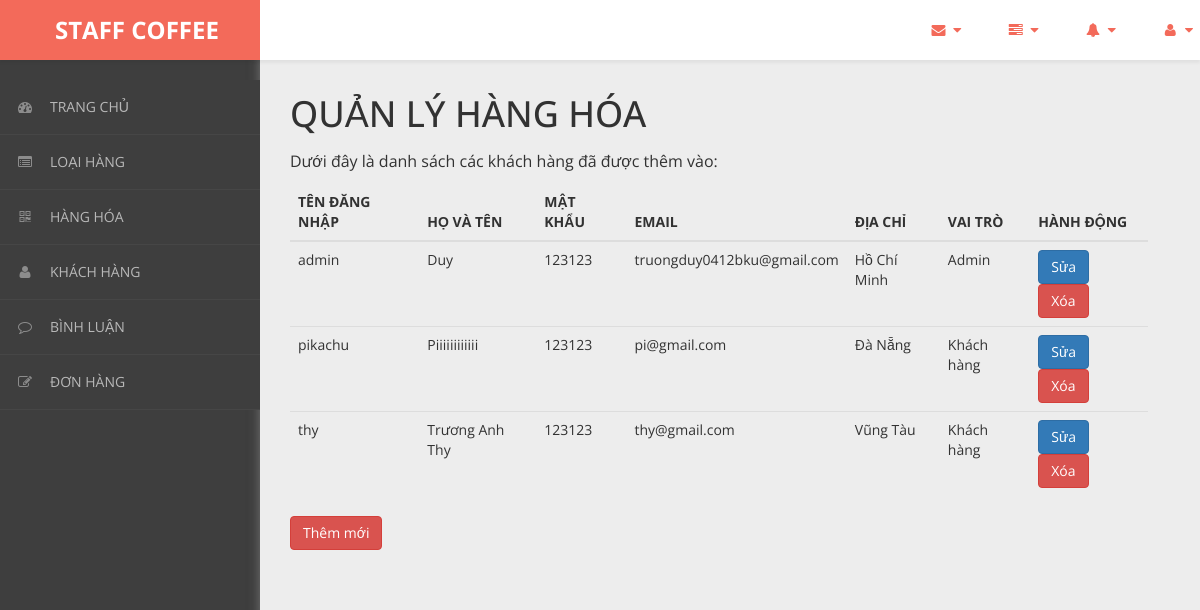
The app's page /admin/content/khach-hang/khach-hang-list.php with its own data.
### tables this page shows
CREATE TABLE `khach_hang` (
  `ma_kh` varchar(50) NOT NULL,
  `ho_ten` varchar(50) NOT NULL,
  `mat_khau` varchar(50) NOT NULL,
  `email` varchar(50) NOT NULL,
  `dia_chi` varchar(50) NOT NULL,
  `vai_tro` int(11) NOT NULL DEFAULT 0
);

### admin/dao/pdo.php (called while the page is built, shortened)
<?php
    function pdo_get_connection(){
        $pdo = new PDO("mysql:host=localhost;dbname=staffcoffee",'root','');
        $pdo->setAttribute(PDO::ATTR_ERRMODE, PDO::ERRMODE_EXCEPTION);
        return $pdo;
    }
    function pdo_query($sql){
        $sql_args = array_slice(func_get_args(),1);
        try{
            $conn = pdo_get_connection();
            $stmt = $conn ->prepare($sql);
            $stmt -> execute($sql_args);
            $rows = $stmt -> fetchAll();
            return $rows;
        }catch(PDOException $e){
            throw $e;
        }finally{
            unset($conn);
        }
    }
    ?>

### admin/dao/khach-hang.php (called while the page is built, shortened)
<?php
    require_once ('pdo.php');
    function khach_hang_select_all(){
        $sql = "SELECT * FROM khach_hang";
        return pdo_query($sql);
    }
?>

### admin/content/khach-hang/khach-hang-list.php (the view, shortened to what this page needs)
<!DOCTYPE html>
<html xmlns="http://www.w3.org/1999/xhtml">
<head>
    <link href="../../../css/admin/css/bootstrap.css" rel="stylesheet" />
    <link href="../../../css/admin/css/font-awesome.css" rel="stylesheet" />
    <link href="../../../css/admin/css/custom-styles.css" rel="stylesheet" />
</head>
<body>
    <div id="wrapper">
        <nav class="navbar navbar-default top-navbar" role="navigation">
            <div class="navbar-header">
                <a class="navbar-brand" href="../../../../bigshoes/trang-chinh/"><strong style = "margin-left: 40px;">STAFF COFFEE</strong></a>
            </div>
            <ul class="nav navbar-top-links navbar-right">
                <li class="dropdown">
                    <a class="dropdown-toggle" data-toggle="dropdown" href="#" aria-expanded="false">
                        <i class="fa fa-envelope fa-fw"></i> <i class="fa fa-caret-down"></i>
                    </a>
                </li>
                <li class="dropdown">
                    <a class="dropdown-toggle" data-toggle="dropdown" href="#" aria-expanded="false">
                        <i class="fa fa-tasks fa-fw"></i> <i class="fa fa-caret-down"></i>
                    </a>
                </li>
                <li class="dropdown">
                    <a class="dropdown-toggle" data-toggle="dropdown" href="#" aria-expanded="false">
                        <i class="fa fa-bell fa-fw"></i> <i class="fa fa-caret-down"></i>
                    </a>
                </li>
                <li class="dropdown">
                    <a class="dropdown-toggle" data-toggle="dropdown" href="#" aria-expanded="false">
                        <i class="fa fa-user fa-fw"></i> <i class="fa fa-caret-down"></i>
                    </a>
                </li>
            </ul>
        </nav>
        <nav class="navbar-default navbar-side" role="navigation">
            <div class="sidebar-collapse">
                <ul class="nav" id="main-menu">
                <li>
                        <a href="../thong-ke/thong-ke-list.php"><i class="fa fa-dashboard"></i>TRANG CHỦ</a>
                    </li>
                    <li>
                        <a href="../loai-hang/loai-hang-list.php"><i class="fa fa-list-alt" aria-hidden="true"></i>LOẠI HÀNG</a>
                    </li>
                    <li>
                        <a href="../hang-hoa/hang-hoa-list.php"><i class="fa fa-qrcode"></i>HÀNG HÓA</a>
                    </li>
                    <li>
                        <a href="../khach-hang/khach-hang-list.php"><i class="fa fa-user"></i>KHÁCH HÀNG</a>
                    </li>
                    <li>
                        <a href="../binh-luan/binh-luan-list.php"><i class="fa fa-comment-o" aria-hidden="true"></i>BÌNH LUẬN</a>
                    </li>
                    <li>
                        <a href="../hoa-don/hoa-don-list.php"><i class="fa fa-edit"></i>ĐƠN HÀNG</a>
                    </li>
                </ul>
            </div>
        </nav>
        <div id="page-wrapper">
		  <div class="header">
                        <div class="page-header">
                            <h1>QUẢN LÝ HÀNG HÓA</h1>
                            <p>Dưới đây là danh sách các khách hàng đã được thêm vào: </p>
                            <?php
                                require_once ('../../dao/khach-hang.php');
                                $items = khach_hang_select_all();
                            ?>
                            <table class="table table-hover">
                                <thead>
                                  <tr>
                                    <th>TÊN ĐĂNG NHẬP</th>
                                    <th>HỌ VÀ TÊN</th>
                                    <th>MẬT KHẨU</th>
                                    <th>EMAIL</th>
                                    <th>ĐỊA CHỈ</th>
                                    <th>VAI TRÒ</th>
                                    <th>HÀNH ĐỘNG</th>
                                  </tr>
                                </thead>
                                <tbody>
                                <?php foreach($items as $item){
                                     extract($item);
                                    ?>
                                  <tr>
                                    <td><?=$ma_kh?></td>
                                    <td><?=$ho_ten?></td>
                                    <td><?=$mat_khau?></td>
                                    <td><?=$email?></td>
                                    <td><?=$dia_chi?></td>
                                    <td><?php if($vai_tro == 0){
                                        echo "Khách hàng";
                                    }else{
                                        echo "Admin";
                                    } ?></td>
                                    <td>
                                        <a href="khach-hang-update.php?ma_kh=<?=$ma_kh?>"><button class="btn btn-primary">Sửa</button></a>
                                        <a onclick = "return confirm('Bạn có chắc chắn muốn xóa ?')" href="khach-hang-delete.php?ma_kh=<?=$ma_kh?>"><button class="btn btn-danger">Xóa</button></a>
                                    </td>
                                  </tr>
                                <?php } ?>
                                </tbody>
                              </table>
                            <a href="../khach-hang/khach-hang-new.php"><button class="btn btn-danger">Thêm mới</button></a>
                        </div>
		</div>
            </div>
        </div>
</body>
</html>

### css/admin/css/custom-styles.css (style rules this page uses)
body { font-family: 'Open Sans', sans-serif; background: #3E3E3E; }
#wrapper { width: 100%; }
#page-wrapper { padding: 15px 15px; min-height: 600px; background: #EDEDED; }
h1, .h1, h2, .h2, h3, .h3 { margin-top: 7px; margin-bottom: -5px; }
p { font-size:16px; line-height:25px; padding-top:20px; }
.navbar-side { z-index: 0; }
.navbar-side .nav > li > a > i { color: #8C8C8C;padding: 8px;width: 30px;text-align: center; }
.top-navbar { position: fixed; width: 100%; z-index: 300; -webkit-box-shadow: 0 3px 3px rgba(0, 0, 0, 0.05); -moz-box-shadow: 0 3px 3px rgba(0, 0, 0, 0.05); box-shadow: 0 3px 3px rgba(0, 0, 0, 0.05); }
.navbar-side { z-index: 1; position: fixed; width: 260px; top: 80px; }
#page-wrapper { position: relative; top: 55px; box-shadow: 0 0 10px #757575; -moz-box-shadow: 0 0 10px #757575; -webkit-box-shadow: 0 0 10px #757575; }
.page-header { margin: 0;border-bottom: 1px solid transparent;text-align: left;background-color: rgb(237, 237, 237);padding: 32px 22px 32px 0;color: #323232; }
.header { margin: 0 30px; }
.top-navbar { margin:0px; }
.top-navbar .navbar-brand { color: #fff;width: 260px;text-align: left;height: 60px;font-size: 24px;font-weight: 700;line-height: 30px;background: #F36A5A; }
.top-navbar .nav > li { position: relative; display: inline-block; margin: 0px; padding: 0px; }
.top-navbar .nav > li > a { position: relative; display: block; padding: 20px;color: #FFFFFF; margin: 0px; }
.sidebar-collapse , .sidebar-collapse .nav { background:none; }
.sidebar-collapse .nav { padding:0; }
.sidebar-collapse .nav > li > a { color: #B8B8B8; background:transparent; text-shadow:none; font-size: 14px; }
.sidebar-collapse > .nav > li > a { padding: 12px 10px; }
.sidebar-collapse > .nav > li { border-bottom: 1px solid rgba(107, 108, 109, 0.19); }
.navbar-side { border:none; background: #3E3E3E; }
.top-navbar { background: #FFFFFF; border-bottom:none; }
.top-navbar .nav > li > a > i { margin-right: 2px; }
.navbar-default { border:0px solid black; }
.navbar-header { background: transparent; }
.nav > li > a > i { margin-right:10px; color: rgb(243, 106, 90); }
@media (min-width:768px) { #page-wrapper { margin: 0 0 0 260px; padding: 0; min-height: 1200px; } }
@media (min-width:768px) { .navbar-side { width: 260px; z-index: 1; } }
@media (min-width:768px) { .navbar { border-radius: 0px; } }

### records on screen
khach_hang: ma_kh "admin", ho_ten "Duy", mat_khau "123123", email "truongduy0412bku@gmail.com", dia_chi "Hồ Chí Minh", vai_tro "Admin"
khach_hang: ma_kh "pikachu", ho_ten "Piiiiiiiiiiii", mat_khau "123123", email "pi@gmail.com", dia_chi "Đà Nẵng", vai_tro "Khách hàng"
khach_hang: ma_kh "thy", ho_ten "Trương Anh Thy", mat_khau "123123", email "thy@gmail.com", dia_chi "Vũng Tàu", vai_tro "Khách hàng"
